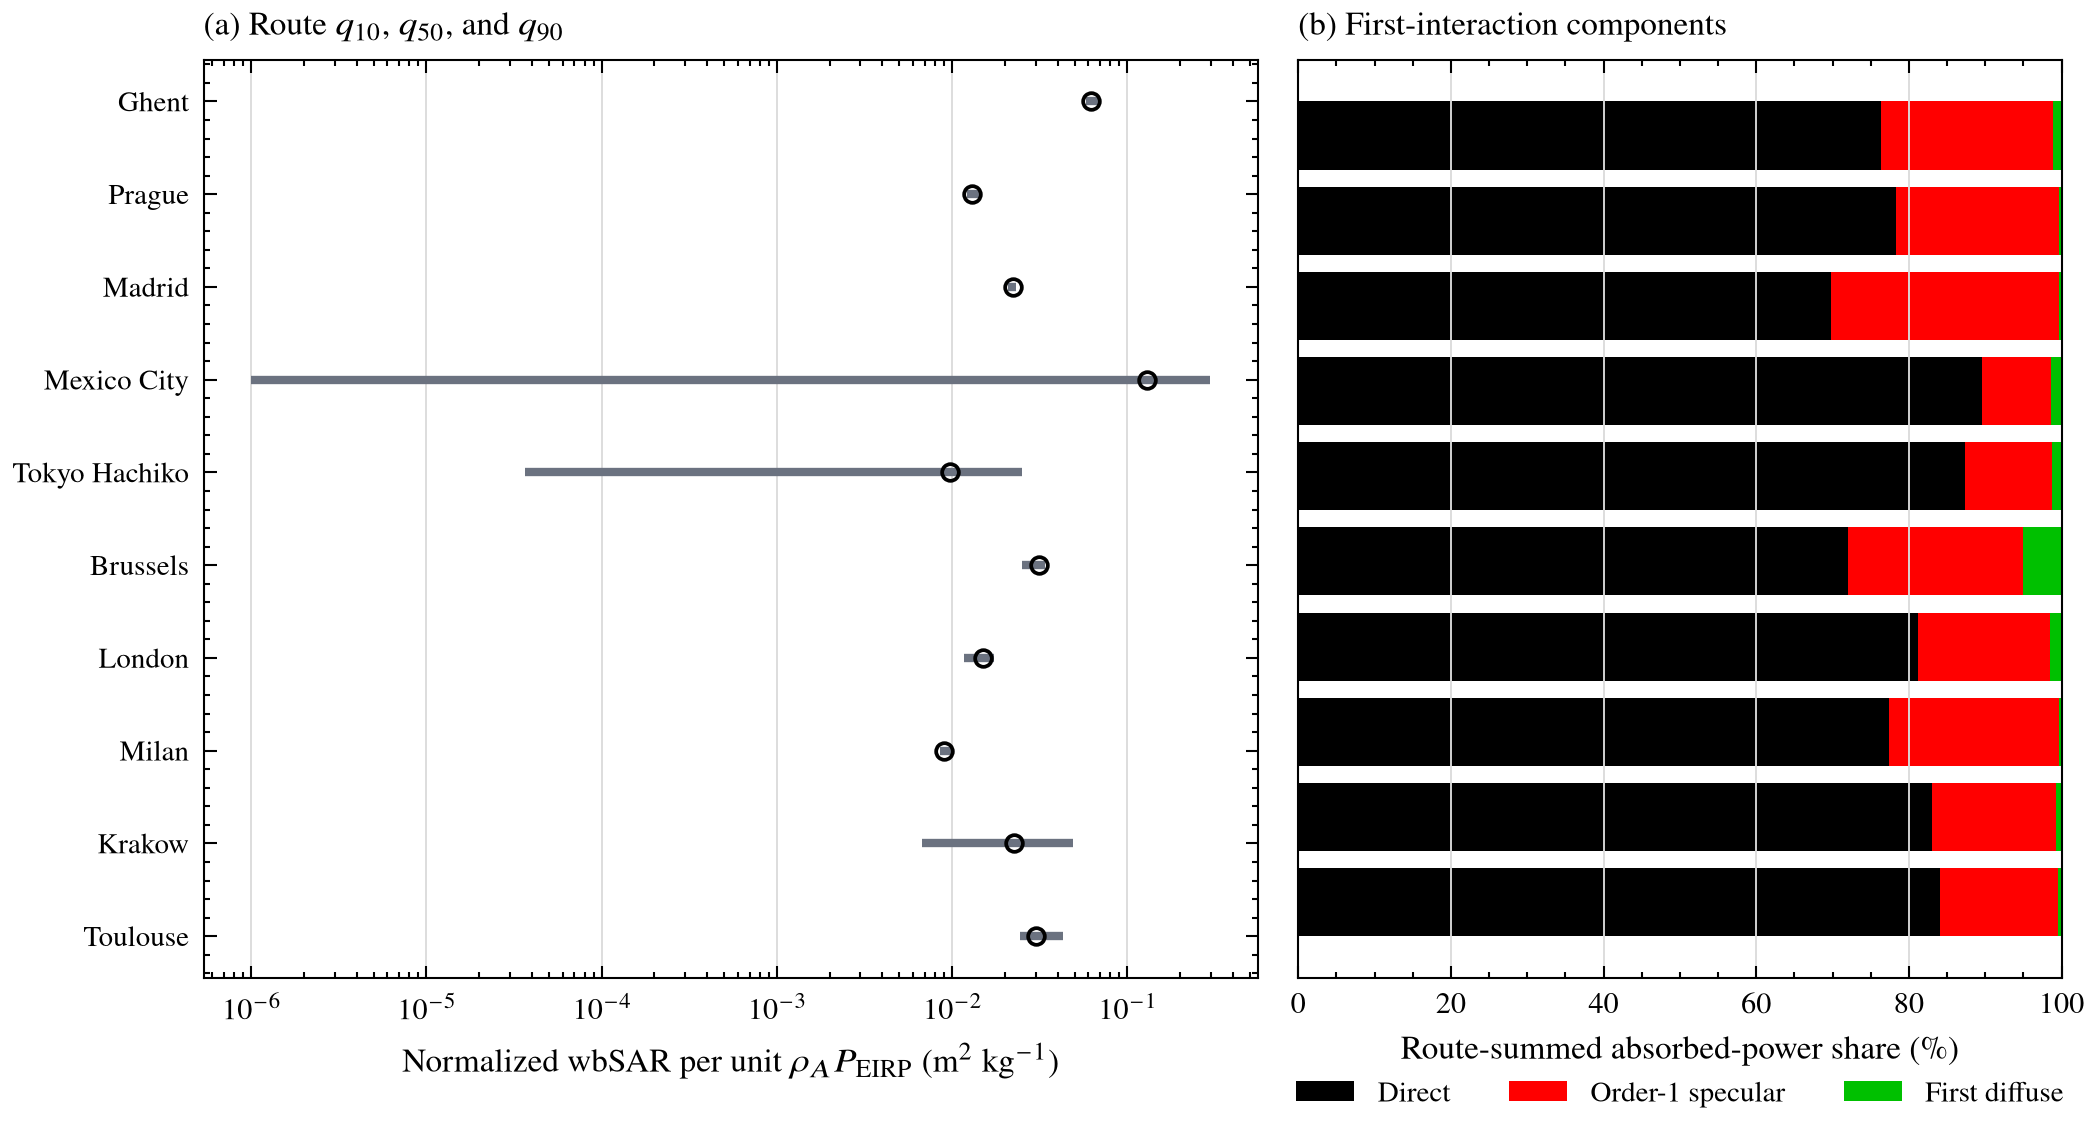

This figure's Python source:
"""Plot the authenticated ten-route production-contract extension."""

from __future__ import annotations

import hashlib
import json
import sys
from pathlib import Path

import matplotlib.pyplot as plt
import numpy as np

HERE = Path(__file__).resolve().parent
SEMANTIC_TWIN_ROOT = HERE.parents[2]
PAPER_ROOT = HERE.parents[1]
REPORT_DIR = SEMANTIC_TWIN_ROOT / "outputs" / "experiments" / "ten_city_route_extension64_v1" / "report"
REPORT_PATH = REPORT_DIR / "ten_city_route_production64_v1.json"
MANIFEST_PATH = REPORT_DIR / "ten_city_route_production64_v1_manifest.json"
EXPECTED_MANIFEST_SHA256 = "595ffe0404517c824a231b565e7528ff799503f3beb74052168b11c7ea3e91b6"
OUTPUT_PDF = HERE / "ten_route_extension.pdf"
OUTPUT_PNG = HERE / "ten_route_extension.png"
AUDIT_PATH = HERE / "ten_route_extension.audit.json"

sys.path.insert(0, str(PAPER_ROOT / "figures"))
from _style.paper_style import paper_style, save_figure  # noqa: E402

SITE_ORDER = (
    "Ghent",
    "Prague",
    "Madrid",
    "Mexico City",
    "Tokyo Hachiko",
    "Brussels",
    "London",
    "Milan",
    "Krakow",
    "Toulouse",
)


def _sha256(path: Path) -> str:
    digest = hashlib.sha256()
    with path.open("rb") as handle:
        for chunk in iter(lambda: handle.read(1024 * 1024), b""):
            digest.update(chunk)
    return digest.hexdigest()


def _load_report() -> dict:
    if _sha256(MANIFEST_PATH) != EXPECTED_MANIFEST_SHA256:
        raise ValueError("ten-route artifact manifest hash mismatch")
    manifest = json.loads(MANIFEST_PATH.read_text(encoding="utf-8"))
    if manifest.get("schema_version") != "roofline_multicity_artifacts_v1" or len(manifest.get("sources", {})) != 10:
        raise ValueError("unexpected ten-route artifact manifest")
    for name, record in manifest["artifacts"].items():
        path = REPORT_DIR / name
        if path.stat().st_size != record["bytes"] or _sha256(path) != record["sha256"]:
            raise ValueError(f"ten-route artifact failed authentication: {path}")
    report = json.loads(REPORT_PATH.read_text(encoding="utf-8"))
    if report.get("schema_version") != "roofline_multicity_results_v1" or set(report.get("cities", {})) != set(
        SITE_ORDER
    ):
        raise ValueError("unexpected ten-route report contract")
    return report


def _component_shares(city: dict) -> dict[str, float]:
    sums = {component: 0.0 for component in ("direct", "all_specular", "first_diffuse", "total")}
    for point in city["route"]:
        for component in sums:
            sums[component] += float(point["component_body"][component]["absorbed_power_w"])
    return {component: sums[component] / sums["total"] for component in sums if component != "total"}


def _plot(report: dict) -> None:
    cities = [report["cities"][name] for name in SITE_ORDER]
    y = np.arange(len(cities))
    quantiles = [city["route_quantile_uncertainty"]["quantiles"]["wbsar"] for city in cities]
    q10 = np.asarray([row["q10"]["estimate"] for row in quantiles])
    q50 = np.asarray([row["q50"]["estimate"] for row in quantiles])
    q90 = np.asarray([row["q90"]["estimate"] for row in quantiles])
    shares = [_component_shares(city) for city in cities]

    with paper_style("double", height_ratio=0.54, use_tex=True):
        figure, (distribution, components) = plt.subplots(1, 2, gridspec_kw={"width_ratios": (1.16, 0.84)})
        distribution.hlines(y, q10, q90, color="#6B7280", linewidth=2.0)
        distribution.plot(q50, y, "o", color="#000000", markerfacecolor="none", markeredgewidth=0.9)
        distribution.set_yticks(y, SITE_ORDER)
        distribution.invert_yaxis()
        distribution.set_xscale("log")
        distribution.set_xlabel(r"Normalized wbSAR per unit $\rho_A P_{\mathrm{EIRP}}$ (m$^2$ kg$^{-1}$)")
        distribution.set_title(r"(a) Route $q_{10}$, $q_{50}$, and $q_{90}$", loc="left")
        distribution.grid(axis="x", color="0.86", linewidth=0.45)
        distribution.grid(axis="y", visible=False)

        left = np.zeros(len(cities), dtype=np.float64)
        colors = {"direct": "#000000", "all_specular": "#FF0000", "first_diffuse": "#00C000"}
        labels = {"direct": "Direct", "all_specular": "Order-1 specular", "first_diffuse": "First diffuse"}
        for component in ("direct", "all_specular", "first_diffuse"):
            values = 100.0 * np.asarray([row[component] for row in shares])
            components.barh(y, values, left=100.0 * left, color=colors[component], label=labels[component])
            left += values / 100.0
        components.invert_yaxis()
        components.set_yticks([])
        components.set_xlim(0.0, 100.0)
        components.set_xlabel(r"Route-summed absorbed-power share (\%)")
        components.set_title("(b) First-interaction components", loc="left")
        components.legend(loc="lower center", bbox_to_anchor=(0.5, -0.17), ncol=3)
        components.grid(axis="x", color="0.86", linewidth=0.45)
        components.grid(axis="y", visible=False)

        save_figure(figure, OUTPUT_PDF)
        save_figure(figure, OUTPUT_PNG, dpi=300)
        plt.close(figure)


def main() -> None:
    report = _load_report()
    _plot(report)
    rows = [report["cities"][name] for name in SITE_ORDER]
    q50 = {
        name: report["cities"][name]["route_quantile_uncertainty"]["quantiles"]["wbsar"]["q50"]["estimate"]
        for name in SITE_ORDER
    }
    shares = {name: _component_shares(report["cities"][name]) for name in SITE_ORDER}
    audit = {
        "schema": "paper_ten_route_extension_figure_v1",
        "source": {
            "report": str(REPORT_PATH.relative_to(SEMANTIC_TWIN_ROOT)),
            "report_sha256": _sha256(REPORT_PATH),
            "manifest": str(MANIFEST_PATH.relative_to(SEMANTIC_TWIN_ROOT)),
            "manifest_sha256": _sha256(MANIFEST_PATH),
        },
        "contract": {
            "routes": len(rows),
            "standpoints": sum(int(row["standpoints"]) for row in rows),
            "replicas_per_route": sorted({int(row["replicas"]) for row in rows}),
        },
        "route_q50_wbsar": q50,
        "component_shares": shares,
        "outputs": {
            OUTPUT_PDF.name: {"bytes": OUTPUT_PDF.stat().st_size, "sha256": _sha256(OUTPUT_PDF)},
            OUTPUT_PNG.name: {"bytes": OUTPUT_PNG.stat().st_size, "sha256": _sha256(OUTPUT_PNG)},
        },
    }
    AUDIT_PATH.write_text(json.dumps(audit, indent=2, sort_keys=True) + "\n", encoding="utf-8")


if __name__ == "__main__":
    main()
